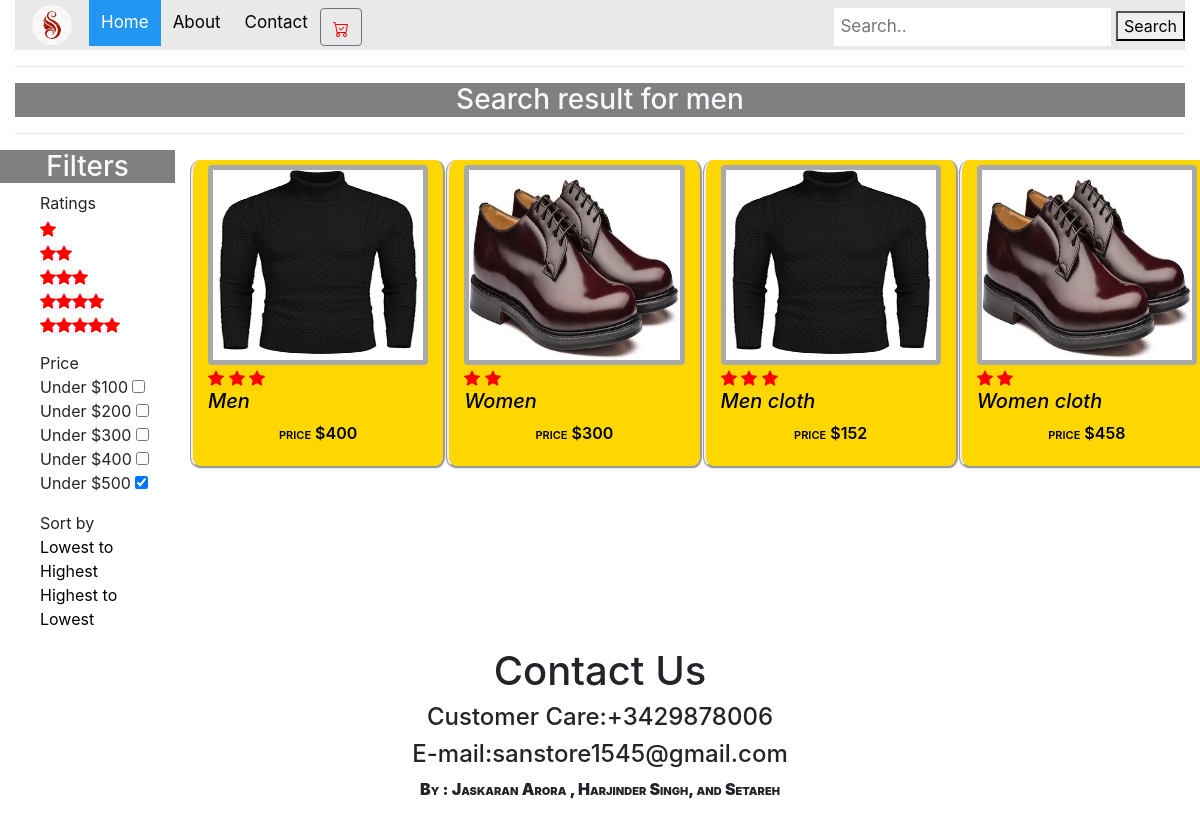
Screenshot of /search.php?search=men&price=500 with the database file from the repository.
### tables this page shows
CREATE TABLE `products` (
  `id` bigint(20) NOT NULL,
  `title` varchar(200) NOT NULL,
  `price` float NOT NULL,
  `image` varchar(200) NOT NULL,
  `detail` mediumtext NOT NULL,
  `ratting` int(11) NOT NULL,
  `creationdate` datetime NOT NULL,
  `modificationdate` timestamp NOT NULL DEFAULT current_timestamp()
);

### search.php (the view, shortened to what this page needs)
<!DOCTYPE html>
<html lang="en">
<head>
    <link rel="stylesheet" href="search.css">
    <link rel="stylesheet" href="bootstrap.css">
    <link rel="stylesheet" href="project.css">
</head>
<?php
$products = [];
if (isset($_GET['search'])) {
    require_once('db_config.php');
    $conn = new mysqli($servername, $username, $password, $dbname);
    $_price = $_GET['price'] ?? '';
    $where = "title LIKE '%" . trim($_GET["search"] ?? 0) . "%'";
    if (!empty($_price)) {
        $where .= " AND price <= '" . trim($_price) . "'";
    }
    $order_by = '';
    $sql = "SELECT * FROM products WHERE " . $where . " " . $order_by;
    $result = $conn->query($sql);
    if ($result->num_rows > 0) {
        $i = 0;
        while ($row = $result->fetch_assoc()) {
            $products[$i]['id'] = $row["id"];
            $products[$i]['title'] = $row["title"];
            $products[$i]['price'] = $row["price"];
            $products[$i]['detail'] = $row["detail"];
            $products[$i]['ratting'] = $row["ratting"];
            $products[$i]['image'] = $row["image"];
            $i++;
        }
    } else {
        echo "0 results";
    }
}
?>
<body>
    <div>
        <div class="container-fluid">
            <div class="row">
                <div class="col-12">
                    <div class="topnav">
                        <a><img src="logo.jpg" id="logo"></a>
                        <a class="active" href="/shop">Home</a>
                        <a href="#about">About</a>
                        <a href="#contact">Contact</a>
                        <div class="btn btn-outline-secondary mt-2">
                        </div>
                        <div class="search-container">
                            <form method="get" action="search.php">
                                <input type="text" placeholder="Search.." name="search" id="in">
                                <button type="submit" id="button">Search</button>
                            </form>
                        </div>
                    </div>
                </div>
            </div>
            <hr>
            <h3>Search result for <?php echo $_GET['search'] ?? ''; ?></h3>
            <hr>
        </div>
        <div class="row btn-groupdiv-Sec">
            <div class="col-2 main-left">
                <h3>
                    Filters
                </h3>
                <ul>Ratings
                    <li>
                        <a href="search.php?search=<?php echo $_GET['search'] ?? ''; ?>&ratting=1">
                        </a>
                    </li>
                    <li>
                        <a href="search.php?search=<?php echo $_GET['search'] ?? ''; ?>&ratting=2">
                        </a>
                    </li>
                    <li>
                        <a href="search.php?search=<?php echo $_GET['search'] ?? ''; ?>&ratting=3">
                        </a>
                    </li>
                    <li>
                        <a href="search.php?search=<?php echo $_GET['search'] ?? ''; ?>&ratting=4">
                        </a>
                    </li>
                    <li>
                        <a href="search.php?search=<?php echo $_GET['search'] ?? ''; ?>&ratting=5">
                        </a>
                    </li>
                </ul>
                <ul>
                    Price
                    <li>Under $100
                        <input type="checkbox" name="" id="one" onclick="location.reload(); location.href='search.php?search=<?php echo $_GET['search'] ?? ''; ?>&price=100';" <?php echo ($_price == 100) ? 'checked' : ''; ?> />
                    </li>
                    <li>Under $200
                        <input type="checkbox" name="" id="two" onclick="location.reload(); location.href='search.php?search=<?php echo $_GET['search'] ?? ''; ?>&price=200';" <?php echo ($_price == 200) ? 'checked' : ''; ?> />
                    </li>
                    <li>Under $300
                        <input type="checkbox" name="" id="three" onclick="location.reload(); location.href='search.php?search=<?php echo $_GET['search'] ?? ''; ?>&price=300';" <?php echo ($_price == 300) ? 'checked' : ''; ?> />
                    </li>
                    <li>Under $400
                        <input type="checkbox" name="" id="four" onclick="location.reload(); location.href='search.php?search=<?php echo $_GET['search'] ?? ''; ?>&price=400';" <?php echo ($_price == 400) ? 'checked' : ''; ?> />
                    </li>
                    <li>Under $500
                        <input type="checkbox" name="" id="five" onclick="location.reload(); location.href='search.php?search=<?php echo $_GET['search'] ?? ''; ?>&price=500';" <?php echo ($_price == 500) ? 'checked' : ''; ?> />
                    </li>
                </ul>
                <ul>
                    Sort by
                    <li>
                        <a href="search.php?search=<?php echo $_GET['search'] ?? ''; ?>&sort=lth">Lowest to Highest</a>
                    </li>
                    <li>
                        <a href="search.php?search=<?php echo $_GET['search'] ?? ''; ?>&sort=htl">Highest to Lowest</a>
                    </li>
                </ul>
            </div>
            <div class="col-10 div2">
                <div class="row P1">
                    <?php if (isset($products) && !empty($products)) : ?>
                        <?php foreach ($products as $p) : ?>
                            <div class="col-3 Img1" id="img1" style="margin-top:10px;">
                                <a href="product_detail.php?id=<?php echo $p['id'] ?? 0; ?>">
                                    <img src="<?php echo $p['image'] ?? 'product1.jpg'; ?>" alt="stock2" class="stock2" style="background-color: darkgray;width: 100%;height: 200px;">
                                    <div>
                                    </div>
                                    <h5>
                                        <?php echo $p['title'] ?? ''; ?>
                                    </h5>
                                    <p>
                                        price $<?php echo $p['price'] ?? '0'; ?>
                                    </p>
                                </a>
                            </div>
                        <?php endforeach; ?>
                    <?php endif; ?>
                </div>
            </div>
            <div class="container">
                <form>
                    <h1>Contact Us</h1>
                    <h4>Customer Care:+3429878006</h4>
                    <h4>E-mail:sanstore1545@gmail.com</h4>
                </form>
            </div>
            <?php include_once('by.php'); ?>
        </div>
    </div>
</body>
</head>
</html>

### search.css (style rules this page uses)
body { background-color: black; margin:0; padding: 0; }
* { box-sizing: border-box; }
.topnav { overflow: hidden; background-color: #e9e9e9; }
.topnav a { float: left; display: block; color: black; text-align: center; padding: 14px 16px; text-decoration: none; font-size: 17px; }
.topnav a.active { background-color: #2196F3; color: white; }
.container { text-align: center; }
.topnav .search-container { float: right; }
.topnav input[type=text] { padding: 6px; margin-top: 8px; font-size: 17px; border: none; }
img { border: 1px solid #ddd; border-radius: 4px; padding: 5px; width: 150px; }
h3 { text-align:center; }
p { text-align:center; }
#logo { width: 50px; border-radius: 50%; margin-top: -10px; margin-bottom: -10px; }
body { background-color:cornsilk; }
h3 { margin-top:10px; margin-bottom: 10px; background-origin: padding-box; text-align: center; background-color: grey; font: bold; color:ghostwhite; border-radius: initial; }
#logo { width: 50px; height: 50px; }
.stock1, .stock2, .stock3 { width: 300px; height: 200px; }
svg { color:red; }
.P1 { display: flex; flex-direction: row; flex-wrap: wrap; justify-content: space-around; }
.Img1, .Img2, .Img3, .Img7, .Img8, .Img9 { padding-top: 5px; padding-left: 5px; padding-right: 5px; padding-bottom: 5px; background-color:gold; border-radius: 4%; border-spacing: 1px; border-style:groove; border-top:indigo; }
h5 { font-style: italic; font-style: oblique; }
p { font-weight: 600; font-variant: small-caps; font-display:inherit; }
li { list-style: none; }

### project.css (style rules this page uses)
body { margin:0; padding: 0; }
* { box-sizing: border-box; }
.topnav { overflow: hidden; background-color: #e9e9e9; }
.topnav a { float: left; display: block; color: black; text-align:center-right; padding: 10px 12px; text-decoration: none; font-size: 17px; }
.topnav a.active { background-color: #2196F3; color: white; }
.topnav .search-container { float: right; }
.topnav input[type=text] { padding: 6px; margin-top: 8px; font-size: 17px; border: none; }
p { text-align:center; }
#logo { width: 50px; border-radius: 50%; margin-top: -10px; margin-bottom: -10px; }
h1 { padding-left: 0px; }
.row::after { content: ""; clear: both; display: tabl; }

### rows the page displays
products: image (picture), ratting 3 (drawn), title "Men", price "400"
products: image (picture), ratting 2 (drawn), title "Women", price "300"
products: image (picture), ratting 3 (drawn), title "Men cloth", price "152"
products: image (picture), ratting 2 (drawn), title "Women cloth", price "458"

### other values shown
$_GET['search'] "men"
